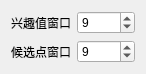
<?xml version="1.0" encoding="UTF-8"?>
<ui version="4.0">
 <class>MoravecDlg</class>
 <widget class="QDialog" name="MoravecDlg">
  <property name="geometry">
   <rect>
    <x>0</x>
    <y>0</y>
    <width>146</width>
    <height>64</height>
   </rect>
  </property>
  <property name="windowTitle">
   <string>Dialog</string>
  </property>
  <layout class="QGridLayout" name="gridLayout">
   <item row="0" column="0">
    <widget class="QLabel" name="label">
     <property name="text">
      <string>兴趣值窗口</string>
     </property>
    </widget>
   </item>
   <item row="3" column="0">
    <widget class="QLabel" name="label_2">
     <property name="text">
      <string>候选点窗口</string>
     </property>
    </widget>
   </item>
   <item row="0" column="1">
    <widget class="QSpinBox" name="factorSize">
     <property name="focusPolicy">
      <enum>Qt::NoFocus</enum>
     </property>
     <property name="readOnly">
      <bool>false</bool>
     </property>
     <property name="minimum">
      <number>3</number>
     </property>
     <property name="maximum">
      <number>101</number>
     </property>
     <property name="singleStep">
      <number>2</number>
     </property>
     <property name="value">
      <number>9</number>
     </property>
    </widget>
   </item>
   <item row="3" column="1">
    <widget class="QSpinBox" name="searchAreaSize">
     <property name="focusPolicy">
      <enum>Qt::NoFocus</enum>
     </property>
     <property name="readOnly">
      <bool>false</bool>
     </property>
     <property name="minimum">
      <number>3</number>
     </property>
     <property name="maximum">
      <number>101</number>
     </property>
     <property name="singleStep">
      <number>2</number>
     </property>
     <property name="value">
      <number>9</number>
     </property>
    </widget>
   </item>
  </layout>
 </widget>
 <resources/>
 <connections/>
</ui>
